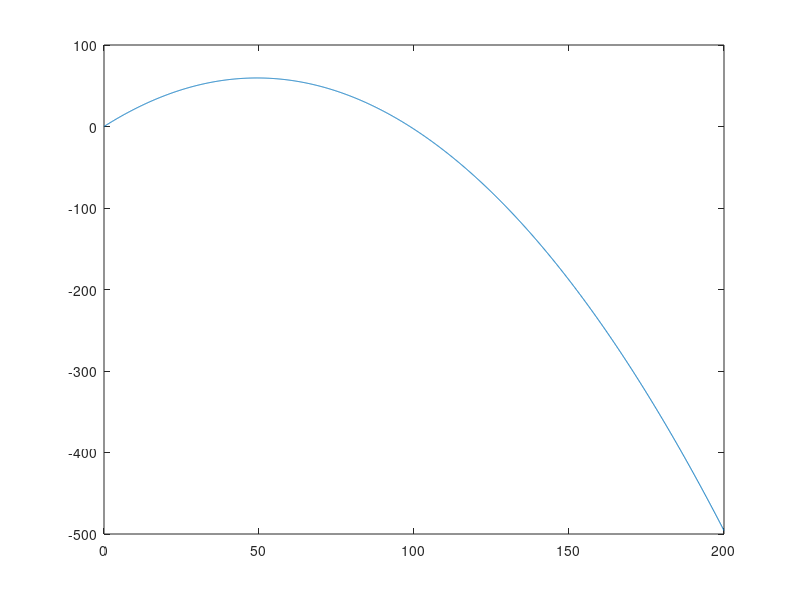
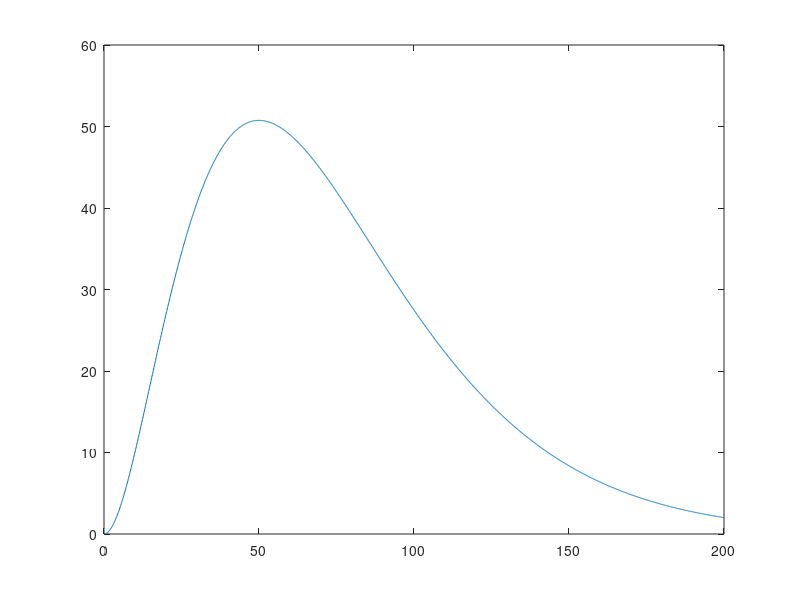
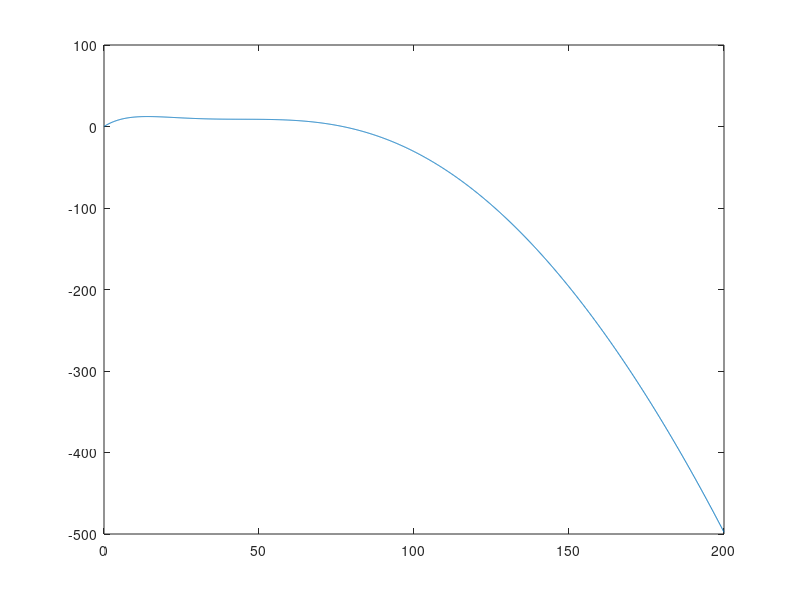

MATLAB code to generate these figures, in order: (Note: this script raises an error after producing the figures.)
%%Pràctica 4 Oriol Baldrís
clear all
close all

%%a: representació de paràbola, perfil i la seva diferència
x=[0:0.1:200]; %valor on x està definit
v0=37; %velocitat inicial
al=67.5*pi/180; %angle de tir, passat a radiants
a=0.15;
b=0.04;
%definim les funcions de la paràbola, el perfil i la diferencia entre els dos i expresem gràficament les funcions
ypar=((v0*sin(al))/(v0*cos(al)))*x-4.905*(x.^2/(v0*cos(al)).^2); 
figure(1)
plot(x,ypar)
yper=a*x.^2.*exp(-b*x);
figure(2)
plot(x,yper)
f=ypar-yper;
figure(3)
plot(x,f)
%%


%%b Càlcul de la intersecció per mitjà del mètode de Newton
param=[v0,al]; %definim els dos paràmetres
[f]=resta(x,param); %cridem la funció de la resta de parabola i perfil
x1=15; %punt incicial des d'on es farà el Newton
itmax=1000; %nombre màxim d'iteracions del Newton
tol=1e-10; %tolerància del Newton
%cridem la funció del mètode de Newton, aplicada a la funció resta i als inputs definits avans
[xk,fxk,it] = newton(x1,tol,itmax,@resta,param);
puntinterseccio=xk(end)
%%

%%c Representació de l'abast i de l'error
%abast:
%creem el vector it, que són els valors enters entre 1 i 11 
it=[1:1:11]; 
figure(4)
plot(it,xk)
%error
%creem el vector xkv, que és la diferència entre un vector, on el valor de l'arrel és repetit tantes vegades com iteracions, i el vector xk, que són els diversos valors de x a cada iteració. Per tant el vector resultat és l'error a cada iteració.
xkv = abs(transpose(xk(end)+zeros(11,1))-xk);
figure(5)
plot(it,xkv)
%%


%%d
%creem el vector epsilonk, que és les posicions intermitges de xkv.  No es pot agafar tot el vector xkv, ja que els valors a l'inici i al final varien de l'ordre de convergència, i fa que aquest no es pugui trobar epsilonk=xkv(3:end-3); Creem epsilonk1, on cada posició d'aquest vector es la següent de epsilonk (representa k+1)
epsilonk = xkv(3:end-3);
epsilonk1 = xkv(4:end-2);
%Apliquem la funció de regressió lineal. L'output a és l'ordre de convergència.
[r,a,b]=reg_lin(log10(abs(epsilonk)),log10(abs(epsilonk1)));
ordreconvergencia=a
figure(6)
plot(log(abs(epsilonk)), log(abs(epsilonk1)))
%%


%%e
%Definim tres vector buit corresponents a les arrels x, el nombre d'iteracions del Newton per cada angle i l'angle emparat a cada iteració. S'aniràn omplit del valor corresponent a cada iteració.
xks=[];
numit=[];
alphas=[];
%Es crea la variable pic, que permetrà trobar l'angle mínim
pic=50;
angleminim = 0;
%Es defineix un bucle per tots els valor entre 5 i 80 graus(passats a  radiants,amb una diferència de 0.001 entre si
for alpha0 = 5.*pi/180:0.001:80.*pi/180;
    %el valor incicial x per el Newton serà 10 quan l'angle estigui entre 5 i 50, i serà equivalent a l'arrel xk(end) trobada a la l'iteració anterior quan l'angle sigui superior. D'aquesta forma, ens assegurem que sempre troba l'arrel corresponent al punt d'impacte
    if alpha0<50.*pi/180;
        x1=10;
    else
        x1=xk(end);
    end
    %apliquem el Newton 
    param=[v0 alpha0];
    [F]=resta(xks,param);
    tol=1.000e-10;
    itmax=100;
    [xk,fxk,it] = newton(x1,tol,itmax,@resta,param);
    %modifiquem els vectors xks, alphas i numit, afegint-hi l'arrel trobada, l'angle utilitzat i el nombre d'iteracions respectivament, per a cada iteració.
    xks=[xks xk(end)];
    alphas=[alphas alpha0];
    numit=[numit it] ;
    %per tal de trobar l'angle mínim per tal de que el tir parabolic pael pic del perfil, s'agafa el valor "pic", i es defineix com a angle mínim a l'angle que permeti que es sobrepassi. Quan això succeeix, es canvia el valor de pic per un de molt alt, de tal forma que no es torni a complir el condicional i l'angle obtingut sigui el primer en  complir-ho. 
    if xk(end) > pic
        angleminim=alpha0
        pic = 1000;
    end
end
figure(7)
plot(alphas,xks)
figure(8)
plot(alphas,numit)

%%iii
%{
La irregularitat que presenta la funció prop de l'angle mínim fa referència al nombre d'iteracions necessaries per trobar l'arrel. Prop d'aquest valor, la funció es pràcticament plana, i per tal està molt mal condicionada per troar-ne les arrels. Comprovem que el major nombre d'iteracions es troba a l'angle mínim, mostrant que dins el vector de les iteracions, el component més gran correspon a l'angle mínim, tret del vector de angles.
%}
[itlim, i]=max(numit);
alphas(i);



%{
Annex: Funcions

1.Newton:
function [xk,fxk,it]=newton(x1,tol,itmax,fun,param)
xk=[x1];
it=0;
tolk=1000;
fxk=[fun(x1,param)];
dx=1e-8;
while (it<itmax) && (tolk>tol)
    dfk=(fun(xk(end)+dx,param)-fun(xk(end),param))/dx;
    xk1=xk(end)-fxk(end)./dfk;
    fxk1=fun(xk1,param);
    xk=[xk xk1];
    fxk=[fxk fxk1];
    it=it+1;
    tolk=abs(xk(end)-xk(end-1));
end

2.Resta de paràbola i perfil
function [f] = resta(x,param)
v0=param(1);
al=param(2);
a=0.15;
b=0.04;
ypar=((v0*sin(al))/(v0*cos(al)))*x-4.905*(x.^2/(v0*cos(al)).^2);
yper=a*x.^2.*exp(-b*x);
f=ypar-yper;
end
%}
